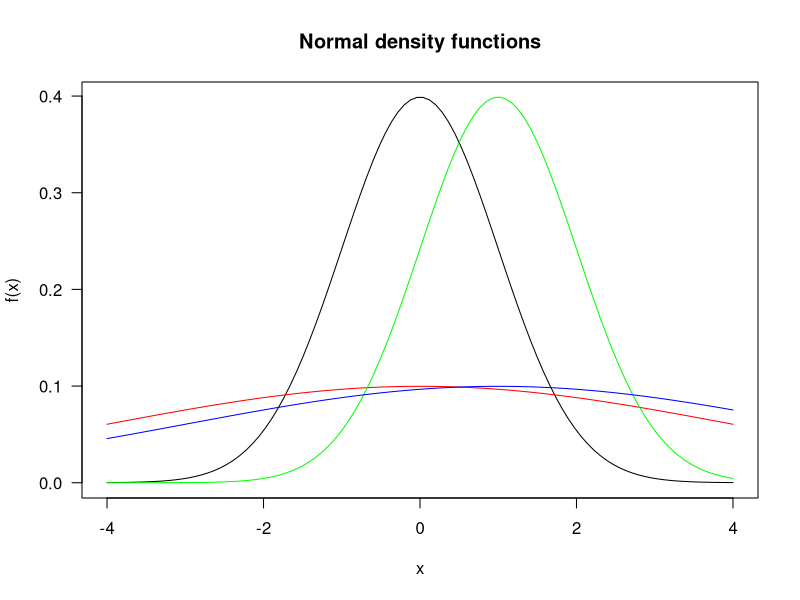
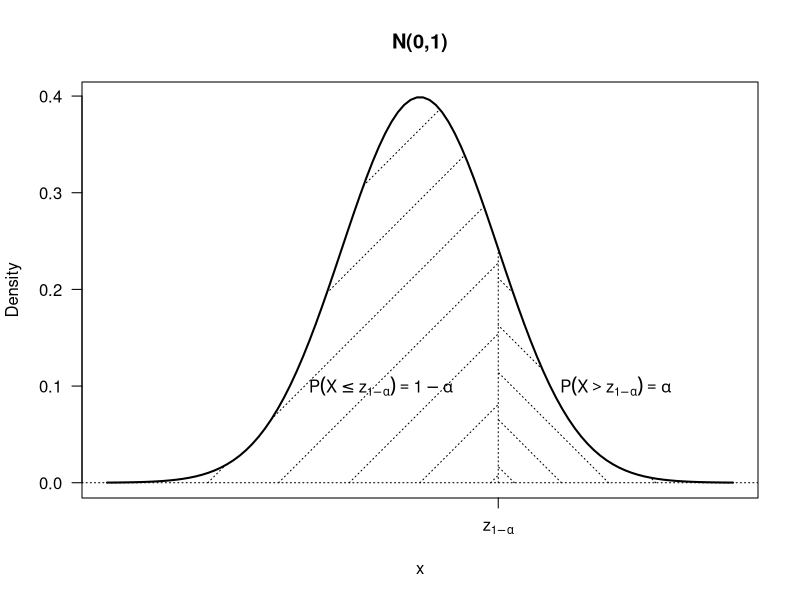

Source code (R) for these figures, in order:
## ---- chunk 1
a =0
b=1
lx=100
x=seq(-4,4,length=lx)
fx = dnorm(x,a,b)
fx

bx = 1
dbx=dnorm(bx,a,b)
dbx

plot(x,fx, type = "l", xlab = "x", ylab = "f(x)", main = "Normal density functions",
     las= 1)
dist_2 <- dnorm(x, mean=0, sd=4)
dist_3 <- dnorm(x, mean=1, sd=1)
dist_4 <- dnorm(x, mean=1, sd =4)
lines(x, dist_2, type = "l", col = "red")
lines(x, dist_3, type = "l", col = "green")
lines(x, dist_4, type = "l", col = "blue")
## ---- chunk 2
a=0
b=1
lx=100
x=seq(-4,4,length=lx)
fx=dnorm(x,a,b)

bx=1
dbx=dnorm(bx,a,b)

plot(x,fx,type="l",lwd=2,xlab="x",ylab="Density",main="N(0,1)",las=1,xaxt="n")
segments(bx,0,bx,dbx,lty=3)
sx=seq(-4,bx,length=lx)
polygon(c(sx,rev(sx)),c(dnorm(sx,a,b),rep(0,lx)),density=2,border=NA,lty=3)

text(-0.5,0.1,expression(P(X<=z[1-alpha])==1-alpha))
abline(h=0,lty=3)
axis(1,at=bx,label=expression(z[1-alpha]))

sx=seq(bx,4,length=lx)
polygon(c(sx,rev(sx)),c(dnorm(sx,a,b),rep(0,lx)),density=3,border=NA,
angle=-45,lty=3)
text(2.5,0.1,expression(P(X>z[1-alpha])==alpha))

## ---- chunk 3
n=30
x=rnorm(n,mean=0,sd=1)
sort(x)
xbar=mean(x)
sdx=sd(x)
## ---- chunk 4
alpha = 0.05
tq = qt(1-alpha, n-1)
c(qt(1-alpha, n-1), qt(alpha,n-1, lower.tail = F))
mu0=1
tstat=sqrt(n)*(xbar-mu0)/sdx;c(tstat,tq,pt(tstat,n-1,lower.tail=F))
xbar-tq*sdx/sqrt(n)
t.test(x,alternative="greater",mu=mu0)

## ---- chunk 5
mu0=-1; tstat=sqrt(n)*(xbar-mu0)/sdx
c(tstat,tq,pt(tstat,n-1, lower.tail=F))
xbar-tq*sdx/sqrt(n)
t.test(x,alternative="greater",mu=mu0)

## ---- chunk 6
alpha = 0.05
tq = qt(1-alpha, n-1)
mu0=1
mu=1.5
tv = sqrt(n)*(mu0-mu)/sdx+tq
pt(tv,n-1,lower.tail=F)
power.t.test(n,delta = abs(mu0-mu), sd=sdx,
             type = c("one.sample"), alternative = "one.sided")

